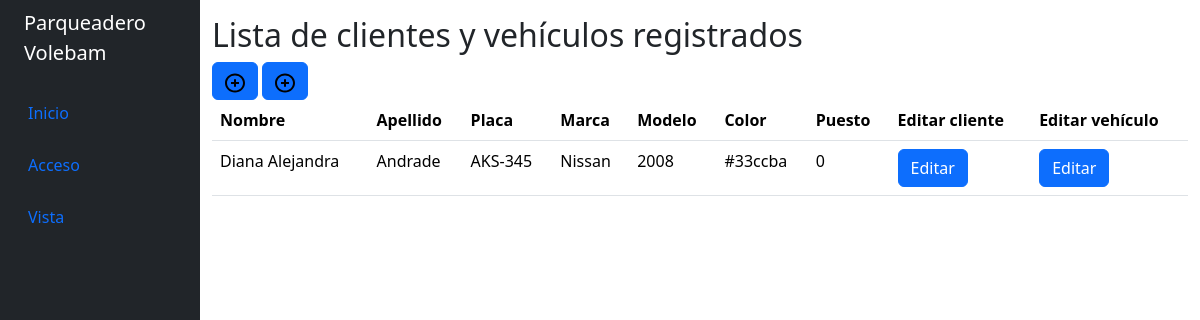
The app's page /vista/lista_clientes_vehiculos.php, older data.
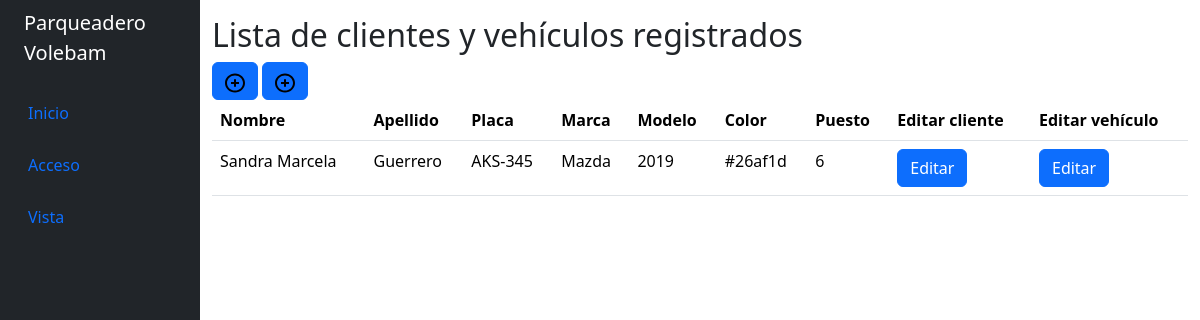
The same page, newer data.
### tables this page shows
CREATE TABLE `vehiculos` (
  `id` int(11) NOT NULL,
  `placa` varchar(20) NOT NULL,
  `marca` varchar(50) NOT NULL,
  `modelo` varchar(50) NOT NULL,
  `color` varchar(20) NOT NULL,
  `tipo` varchar(11) NOT NULL,
  `puesto` int(25) NOT NULL,
  `id_cliente` int(11) NOT NULL,
  `fecha_creado` datetime DEFAULT NULL
);

CREATE TABLE `clientes` (
  `id_cliente` int(11) NOT NULL,
  `nombre` varchar(50) NOT NULL,
  `apellido` varchar(50) NOT NULL,
  `telefono` varchar(20) NOT NULL,
  `correo` varchar(50) NOT NULL,
  `clave` varchar(40) NOT NULL
);

### vista/lista_clientes_vehiculos.php (the view, shortened to what this page needs)
<?php
require("../config/config.php");
?>
<!DOCTYPE html>
<html lang="en">
<head>
    <?php include "../includes/styles.php"; ?>
</head>
<body>
    <div class="container-fluid ">
        <div class="row flex-nowrap">
            <?php include "../includes/header.php"; ?>
            <div class="col py-3">
                <h2>Lista de clientes y vehículos registrados</h2>
                <div class="d-block p-10">
                    <button type="button" class="btn btn-primary" data-href="http://<?php echo $host; ?>/ParqueaderoVL/registrar/registrar_cliente.php" data-bs-toggle="tooltip" data-bs-placement="top" title="Crear cliente">
                        <svg width="20" height="20" xmlns="http://www.w3.org/2000/svg" class="d-inline-block align-middle">
                            <image href="../icons/plus-circle-1441-svgrepo-com.svg" height="20" width="20" />
                        </svg>
                    </button>
                    <button type="button" class="btn btn-primary" data-bs-toggle="tooltip" data-href="http://<?php echo $host; ?>/ParqueaderoVL/registrar/registrar_vehiculo.php" data-bs-placement="top" title="Crear vehículo">
                        <svg width="20" height="20" xmlns="http://www.w3.org/2000/svg" class="d-inline-block align-middle">
                            <image href="../icons/plus-circle-1441-svgrepo-com.svg" height="20" width="20" />
                        </svg>
                    </button>
                </div>
                <table class="table">
                    <thead class="thead-dark">
                        <tr>
                            <th>Nombre</th>
                            <th>Apellido</th>
                            <th>Placa</th>
                            <th>Marca</th>
                            <th>Modelo</th>
                            <th>Color</th>
                            <th>Puesto</th>
                            <th>Editar cliente</th>
                            <th>Editar vehículo</th>
                        </tr>
                    </thead>
                    <tbody>
                        <?php
                        $sql = "SELECT clientes.id_cliente, clientes.nombre, clientes.apellido, vehiculos.placa, vehiculos.marca, vehiculos.modelo, vehiculos.color, vehiculos.puesto, vehiculos.id
                        FROM clientes
                        INNER JOIN vehiculos ON clientes.id_cliente = vehiculos.id_cliente";
                        $resultado = mysqli_query($conn, $sql);
                        if (mysqli_num_rows($resultado) > 0) {
                            while ($fila = mysqli_fetch_assoc($resultado)) { ?>
                                <tr>
                                <td><?php echo $fila["nombre"]; ?></td>
                                <td><?php echo $fila["apellido"]; ?></td>
                                <td><?php echo $fila["placa"]; ?></td>
                                <td><?php echo $fila["marca"]; ?></td>
                                <td><?php echo $fila["modelo"]; ?></td>
                                <td><?php echo $fila["color"]; ?></td>
                                <td><?php echo $fila["puesto"]; ?></td>
                                <td><a href='http://<?php echo $_SERVER['HTTP_HOST']; ?>/ParqueaderoVL/editar/editar_cliente.php?id=<?php echo $fila["id_cliente"]; ?>' class='btn btn-primary'>Editar</a></td>
                                <td><a href='http://<?php echo $_SERVER['HTTP_HOST']; ?>/ParqueaderoVL/editar/editar_vehiculo.php?id=<?php echo $fila["id"]; ?>' class='btn btn-primary'>Editar</a></td>
                                </tr>
                            <?php }
                        } else {
                            echo "<tr><td colspan='9'>No se encontraron registros de clientes y vehículos.</td></tr>";
                        }
                        ?>
                    </tbody>
                </table>
            </div>
        </div>
    </div>
</body>
</html>

Row changes from the older to the newer data that the page shows:
removed vehiculos: id_cliente.nombre "Diana Alejandra", id_cliente.apellido "Andrade", placa "AKS-345", marca "Nissan", modelo "2008", color "#33ccba", puesto "0"
added vehiculos: id_cliente.nombre "Sandra Marcela", id_cliente.apellido "Guerrero", placa "AKS-345", marca "Mazda", modelo "2019", color "#26af1d", puesto "6"
